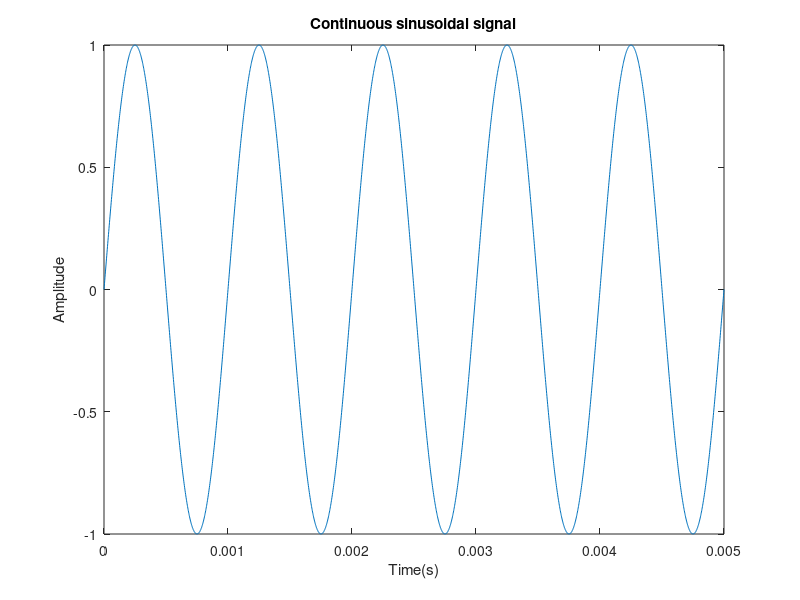

This figure's MATLAB source: (Note: this script raises an error after producing the figure.)
clc;
close all;
clear all;
fs=500e3;
f=1000;
nCyl=5;
tt=0:1/fs:nCyl*1/f;
x=sin(2*pi*f*tt);
figure;
plot(tt,x)
title('Continuous sinusoidal signal')
xlabel('Time(s)');
ylabel('Amplitude');

load preictal50.mat;
p=preictal;
y =p';
itr=0;
count=0; 
sift_i=0;

c=sgolayfilt(y,5,33);
% for input sine wave
% c=x;
N = length(c);


% loop to decompose the input signal into successive IMF

imf = []; % Matrix which will contain the successive IMF, and the residue

while (1) % the stop criterion is tested at the end of the loop
   
 
   % inner loop to find each imf
  
%    h = c; % at the beginning of the sifting process, h is the signal

   h=c;
  
   SD = 1; % Standard deviation which will be used to stop the sifting process
   
   while SD > 0.3
      % while the standard deviation is higher than 0.3 (typical value)
      
      % find local max/min points
      d = diff(h); % approximate derivative
      maxmin = []; % to store the optima (min and max without distinction so far)
      for i=1:N-2
         if d(i)==0                       % we are on a zero
            maxmin = [maxmin, i];
         elseif sign(d(i))~=sign(d(i+1))   % we are straddling a zero so
            maxmin = [maxmin, i+1];        % define zero as at i+1 (not i)
         end
      end
      
      if size(maxmin,2) < 2 % then it is the residue
         break
      end
      
      % divide maxmin into maxes and mins
      if maxmin(1)>maxmin(2)              % first one is a max not a min
         maxes = maxmin(1:2:length(maxmin));
         mins  = maxmin(2:2:length(maxmin));
      else                                % is the other way around
         maxes = maxmin(2:2:length(maxmin));
         mins  = maxmin(1:2:length(maxmin));
      end
      
      % make endpoints both maxes and mins
      maxes = [1 maxes N];
      mins  = [1 mins  N];
      
      
      %-------------------------------------------------------------------------
      % spline interpolate to get max and min envelopes; form imf
      maxenv = spline(maxes,h(maxes),1:N);
      minenv = spline(mins, h(mins),1:N);
      
%       b=sgolayfilt(maxenv,5,33);
%       c=sgolayfilt(maxenv,5,33);
%       m=(b+c)/2;

       m = (maxenv + minenv)/2; % mean of max and min enveloppes
      
        
      prevh = h; % copy of the previous value of h before modifying it

      
      h = h- m; % substract mean to h h = h+randn(size(m))- m; 
%       figure;
%     hold on
%     plot(c);
%     plot(maxenv,'-r');
%     plot(minenv,'-r');
%     plot(m,'-k');
%     hold off;
%     pause(5);
%     close all; 
      % calculate standard deviation
      eps = 0.0000001; % to avoid zero values
      SD = sum ( ((prevh - h).^2) ./ (prevh.^2 + eps) );
    itr=itr+1;  
   end
   sift_i=itr;
   imf = [imf; h]; % store the extracted IMF in the matrix imf
   % if size(maxmin,2)<2, then h is the residue
   count=count+1;
   
   % stop criterion of the algo.
    
   if size(maxmin,2) < 2
      break
   end
  
    %new code is here
   avgn=sum(imf(:)/1024);
   
   
   c =c- h-avgn*eps;
  
   % substract the extracted IMF from the signal

end
figure;
fig=figure;
for ii=1:count
    
  subplot(count,1,ii);
  plot(imf(ii,:));
  title(sprintf("IMF: %d",ii),'FontSize', 12);
 han=axes(fig,'visible','off'); 
han.Title.Visible='on';
han.XLabel.Visible='on';
han.YLabel.Visible='on';
ylabel(han,'Frequency');
xlabel(han,'Time');
title(han,'IMFs generated by Go-EMD');    
end
finalitr=itr;

%code for variance of whole signal
wholevar = var(c)
%code for variance of imfs of signal after decomposition
m=imf(:,1)';
y1 = var(m)
m=imf(:,2)';
y2 = var(m)
m=imf(:,3)';
y3 = var(m)
m=imf(:,4)';
y4 = var(m)
m=imf(:,5)';
y5 = var(m)
m=imf(:,6)';
y6 = var(m)
m=imf(:,7)';
y7 = var(m)
m=imf(:,8)';
y8 = var(m)
m=imf(:,9)';
y9 = var(m)
m=imf(:,10)';
y10 = var(m)
m=imf(:,11)';
y11 = var(m)
m=imf(:,12)';
y12 = var(m)
ivar=y1+y2+y3+y4+y5+y6+y7+y8+y9+y10+y11+y12;
%mean
wholemean = mean(c)
%code for mean of imfs of signal after decomposition
n=imf(:,1)';
my1 = mean(n)
n=imf(:,2)';
my2 = mean(n)
n=imf(:,3)';
my3 = mean(n)
n=imf(:,4)';
my4 = mean(n)
n=imf(:,5)';
my5 = mean(n)
n=imf(:,6)';
my6 = mean(n)
n=imf(:,7)';
my7 = mean(n)
n=imf(:,8)';
my8 = mean(n)
n=imf(:,9)';
my9 = mean(n)
n=imf(:,10)';
my10 = mean(n)
n=imf(:,11)';
my11 = mean(n)
n=imf(:,12)';
my12 = mean(n)
imean=my1+my2+my3+my4+my5+my6+my7+my8+my9+my10+my11+my12;
%code for standard deviation of whole signal
wholestd=std(c)
%code for standard deviation of imfs
ss=imf(:,1)';
sv1=std(ss)

ss=imf(:,2)';
sv2=std(ss)
ss=imf(:,3)';
sv3=std(ss)
ss=imf(:,4)';
sv4=std(ss)
ss=imf(:,5)';
sv5=std(ss)
ss=imf(:,6)';
sv6=std(ss)
ss=imf(:,7)';
sv7=std(ss)
ss=imf(:,8)';
sv8=std(ss)
ss=imf(:,9)';
sv9=std(ss)
ss=imf(:,10)';
sv10=std(ss)
ss=imf(:,11)';
sv11=std(ss)
ss=imf(:,12)';
sv12=std(ss)
isd=sv1+sv2+sv3+sv4+sv5+sv6+sv7+sv8+sv9+sv10+sv11+sv12;
%code for skewness of whole signal and resconstructed signal
wholesk = skewness(c)
ss=imf(:,1)';
sk1=skewness(ss)

ss=imf(:,2)';
sk2=skewness(ss)
ss=imf(:,3)';
sk3=skewness(ss)
ss=imf(:,4)';
sk4=skewness(ss)
ss=imf(:,5)';
sk5=skewness(ss)
ss=imf(:,6)';
sk6=skewness(ss)
ss=imf(:,7)';
sk7=skewness(ss)
ss=imf(:,8)';
sk8=skewness(ss)
ss=imf(:,9)';
sk9=skewness(ss)
ss=imf(:,10)';
sk10=skewness(ss)
ss=imf(:,11)';
sk11=skewness(ss)
ss=imf(:,12)';
sk12=skewness(ss)

isk=sk1+sk2+sk3+sk4+sk5+sk6+sk7+sk8+sk9+sk10+sk11+sk12;
%code for PSD
Fs=200;
p=imf(:,1)';
[Pxx,F] = periodogram(p,rectwin(length(p)),length(p),Fs);
 delta1 = bandpower(Pxx,F,[0 4],'psd');
 theta1=bandpower(Pxx,F,[4 8],'psd');
 alpha1 = bandpower(Pxx,F,[8 12],'psd');
 beta1=bandpower(Pxx,F,[12 35],'psd');
 gamma1=bandpower(Pxx,F,[35 70],'psd');
 p=imf(:,2)';
[Pxx,F] = periodogram(p,rectwin(length(p)),length(p),Fs);
 delta2 = bandpower(Pxx,F,[0 4],'psd');
 theta2=bandpower(Pxx,F,[4 8],'psd');
 alpha2 = bandpower(Pxx,F,[8 12],'psd');
 beta2=bandpower(Pxx,F,[12 35],'psd');
 gamma2=bandpower(Pxx,F,[35 70],'psd');
 p=imf(:,3)';
[Pxx,F] = periodogram(p,rectwin(length(p)),length(p),Fs);
 delta3 = bandpower(Pxx,F,[0 4],'psd');
 theta3=bandpower(Pxx,F,[4 8],'psd');
 alpha3 = bandpower(Pxx,F,[8 12],'psd');
 beta3=bandpower(Pxx,F,[12 35],'psd');
 gamma3=bandpower(Pxx,F,[35 70],'psd');
 p=imf(:,4)';
[Pxx,F] = periodogram(p,rectwin(length(p)),length(p),Fs);
delta4 = bandpower(Pxx,F,[0 4],'psd');
 theta4=bandpower(Pxx,F,[4 8],'psd');
 alpha4 = bandpower(Pxx,F,[8 12],'psd');
 beta4=bandpower(Pxx,F,[12 35],'psd');
 gamma4=bandpower(Pxx,F,[35 70],'psd');
p=imf(:,5)';
[Pxx,F] = periodogram(p,rectwin(length(p)),length(p),Fs);
delta5 = bandpower(Pxx,F,[0 4],'psd');
 theta5=bandpower(Pxx,F,[4 8],'psd');
 alpha5 = bandpower(Pxx,F,[8 12],'psd');
 beta5=bandpower(Pxx,F,[12 35],'psd');
 gamma5=bandpower(Pxx,F,[35 70],'psd');
 
 %code for boxplot
 figure;
 boxplot(imf')
xlabel('IMF')
ylabel('Sifting Iterations')
title('Box plot of GO-EMD')


%code for reconstruction signal
rs=imf(:,1)'+imf(:,2)'+imf(:,3)'+imf(:,4)'+imf(:,5)'+imf(:,6)'+imf(:,7)'+imf(:,8)'+imf(:,9)'+imf(:,10)'+imf(:,11)'+imf(:,12)'

figure;
subplot(2,1,1);
plot(rs);
xlabel('time(s)')
title('Reconstructed signal from GO-EMD')
subplot(2,1,2);
plot(c);
xlabel('time(s)')
ylabel('freq')
title('Original Signal')
% code for SSA
t = (1:N)';
newcolors = {'#F00','#F80','#FF0','#0B0','#00F','#50F','#A0F'};
%  newcolors = { 'cyan','magenta','black',' blue', 'green', 'red','yellow'};
figure;
colororder(newcolors)

set(gcf,'name','Singular Spectral analysis')
clf;
plot(t,c,t,sum(imf(:,:),12));
ylabel('Power')
xlabel('Frequency(Hz)')
legend('Original','Complete reconstruction');
title('SSA of IMFs produced using GO-EMD')
figure;
%histogram plot
histogram(imf);
title('Histogram for IMFs generated by Go-EMD')
xlabel('IMF(s)');
ylabel('Iterations');

figure;
%mesh plot
mesh(imf);
title('Mesh for IMFs generated by Go-EMD')
xlabel('IMF(s)');
ylabel('Occurence');

% E = rmse(rs',y(1:12));
E=sqrt(mean((y(1:12) -rs' ).^2)/12);
plot(E,y(1:12));